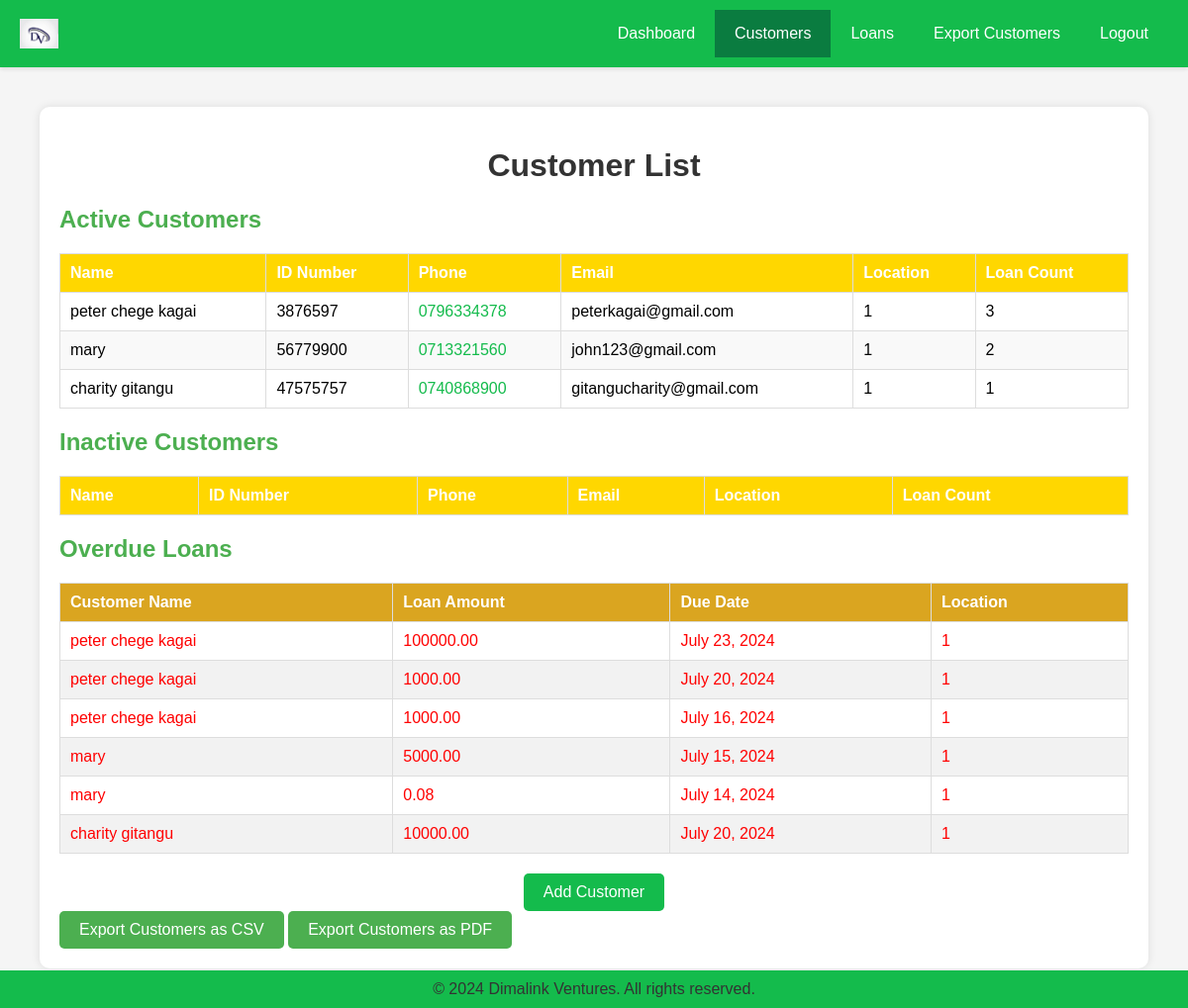
Page /customers/ (signed in) on the committed database.
### customer_management_app/models.py (models this page shows, shortened)
class Customer(models.Model):
    name = models.CharField(max_length=255)
    id_number = models.CharField(max_length=8, unique=True)
    phone = models.CharField(max_length=10)
    email = models.EmailField()
    agent = models.ForeignKey(Agent, on_delete=models.CASCADE)
    active = models.BooleanField(default=True)
    location = models.CharField(max_length=100)
    def loan_count(self):
        return self.loan_set.count()

class Loan(models.Model):
    STATUS_CHOICES = [
        ('pending', 'Pending'),
        ('approved', 'Approved'),
        ('disbursed', 'Disbursed'),
        ('repaid', 'Repaid'),
        ('defaulted', 'Defaulted'),
    ]
    customer = models.ForeignKey(Customer, on_delete=models.CASCADE)
    amount = models.DecimalField(max_digits=10, decimal_places=2)
    date_borrowed = models.DateField()
    due_date = models.DateField()
    status = models.CharField(max_length=50, choices=STATUS_CHOICES, default='pending')
    interest_rate = models.DecimalField(max_digits=5, decimal_places=2, default=22.5)

### customer_management_app/views.py (the view)
# urls.py: path('customers/', views.customer_list, name='customer_list'),
@login_required
def customer_list(request):
    agent = request.user.agent_profile
    customers = Customer.objects.filter(agent=agent)
    active_customers = []
    inactive_customers = []
    for customer in customers:
        loans = customer.loan_set.all()
        if loans.filter(status__in=['approved', 'disbursed']).exists():
            active_customers.append(customer)
        else:
            inactive_customers.append(customer)
    overdue_loans = Loan.objects.filter(customer__agent=agent, due_date__lt=date.today()).exclude(status='repaid')
    context = {
        'active_customers': active_customers,
        'inactive_customers': inactive_customers,
        'overdue_loans': overdue_loans,
    }
    return render(request, 'customer_list.html', context)

### customer_management_app/templates/customer_list.html (shortened to what this page needs)
{% extends "base_generic.html" %}
{% load static %}
{% block content %}
<div class="customer-list">
    <h1>Customer List</h1>
    <h2>Active Customers</h2>
    <table class="customer-table">
        <thead>
            <tr>
                <th>Name</th>
                <th>ID Number</th>
                <th>Phone</th>
                <th>Email</th>
                <th>Location</th>
                <th>Loan Count</th>
            </tr>
        </thead>
        <tbody>
            {% for customer in active_customers %}
            <tr>
                <td>{{ customer.name }}</td>
                <td>{{ customer.id_number }}</td>
                <td>
                    <a href="https://wa.me/{{ customer.phone }}" target="_blank" class="phone-link">{{ customer.phone }}</a>
                </td>
                <td>
                    <span class="email-link">{{ customer.email }}</span>
                </td>
                <td>{{ customer.location }}</td>
                <td>{{ customer.loan_count }}</td>
            </tr>
            {% endfor %}
        </tbody>
    </table>
    <h2>Inactive Customers</h2>
    <table class="customer-table">
        <thead>
            <tr>
                <th>Name</th>
                <th>ID Number</th>
                <th>Phone</th>
                <th>Email</th>
                <th>Location</th>
                <th>Loan Count</th>
            </tr>
        </thead>
    </table>
    <h2>Overdue Loans</h2>
    <table class="loan-table">
        <thead>
            <tr>
                <th>Customer Name</th>
                <th>Loan Amount</th>
                <th>Due Date</th>
                <th>Location</th>
            </tr>
        </thead>
        <tbody>
            {% for loan in overdue_loans %}
            <tr style="color: red;">
                <td>{{ loan.customer.name }}</td>
                <td>{{ loan.amount }}</td>
                <td>{{ loan.due_date }}</td>
                <td>{{ loan.customer.location }}</td>
            </tr>
            {% endfor %}
        </tbody>
    </table>
    <div class="add-customer-form">
        <a href="{% url 'add_customer' %}" class="add-customer-btn">Add Customer</a>
    </div>
    <div class="export-customers">
        <a href="{% url 'export_customers_csv' %}" class="export-btn">Export Customers as CSV</a>
        <a href="{% url 'export_customers_pdf' %}" class="export-btn">Export Customers as PDF</a>
    </div>
</div>
{% endblock %}

### customer_management_app/static/css/style.css (style rules this page uses)
body { font-family: Arial, sans-serif; margin: 0; padding: 0; display: flex; flex-direction: column; min-height: 100vh; }

### customer_management_app/static/css/loan.css (style rules this page uses)
.loan-table { width: 100%; border-collapse: collapse; margin-bottom: 20px; }
.loan-table th, .loan-table td { padding: 10px; text-align: left; border: 1px solid #ddd; }
.loan-table th { background-color: goldenrod; color: white; }
.loan-table tbody tr:nth-child(even) { background-color: #f2f2f2; }
.add-loan-btn, .send-reminders-btn, .export-btn { display: inline-block; padding: 10px 20px; background-color: #4CAF50; color: white; text-decoration: none; border: none; cursor: pointer; border-radius: 5px; }

### customer_management_app/static/css/customer.css (style rules this page uses)
.customer-list { margin: 20px; padding: 20px; background-color: white; border-radius: 10px; box-shadow: 0 0 10px rgba(0, 0, 0, 0.1); }
.customer-list h1 { text-align: center; color: #333; }
.customer-table, .loan-table { width: 100%; border-collapse: collapse; margin-top: 20px; }
.customer-table th, .loan-table th, .customer-table td, .loan-table td { padding: 10px; text-align: left; border-bottom: 1px solid #ddd; }
.customer-table th { background-color: #ffd700; color: white; }
.customer-table tr:nth-child(even) { background-color: #f9f9f9; }
.add-customer-form { margin-top: 20px; text-align: center; }
.add-customer-btn { display: inline-block; padding: 10px 20px; background-color: #14bb4c; color: white; text-decoration: none; border-radius: 5px; transition: background-color 0.3s ease; }
.customer-table td { position: relative; }
.customer-table td a { color: #14bb4c; text-decoration: none; }

### customer_management_app/static/css/dashboard.css (style rules this page uses)
body { font-family: Arial, sans-serif; background-color: #f5f5f5; margin: 0; padding: 0; }
h1 { text-align: center; color: #4CAF50; }
h2 { color: #4CAF50; }
table { width: 100%; border-collapse: collapse; }
th, td { border: 1px solid #ddd; padding: 8px; text-align: left; }
th { background-color: #4CAF50; color: white; }
tr:nth-child(even) { background-color: #f2f2f2; }

### rows in the picture
Customer: name "peter chege kagai", id_number "3876597", phone "0796334378", email "peterkagai@gmail.com", location "1", loan_count "3"
Customer: name "mary", id_number "56779900", phone "0713321560", email "john123@gmail.com", location "1", loan_count "2"
Customer: name "charity gitangu", id_number "47575757", phone "0740868900", email "gitangucharity@gmail.com", location "1", loan_count "1"
Loan: customer.name "peter chege kagai", amount "100000.00", due_date "July 23, 2024", customer.location "1"
Loan: customer.name "peter chege kagai", amount "1000.00", due_date "July 20, 2024", customer.location "1"
Loan: customer.name "peter chege kagai", amount "1000.00", due_date "July 16, 2024", customer.location "1"
Loan: customer.name "mary", amount "5000.00", due_date "July 15, 2024", customer.location "1"
Loan: customer.name "mary", amount "0.08", due_date "July 14, 2024", customer.location "1"
Loan: customer.name "charity gitangu", amount "10000.00", due_date "July 20, 2024", customer.location "1"
